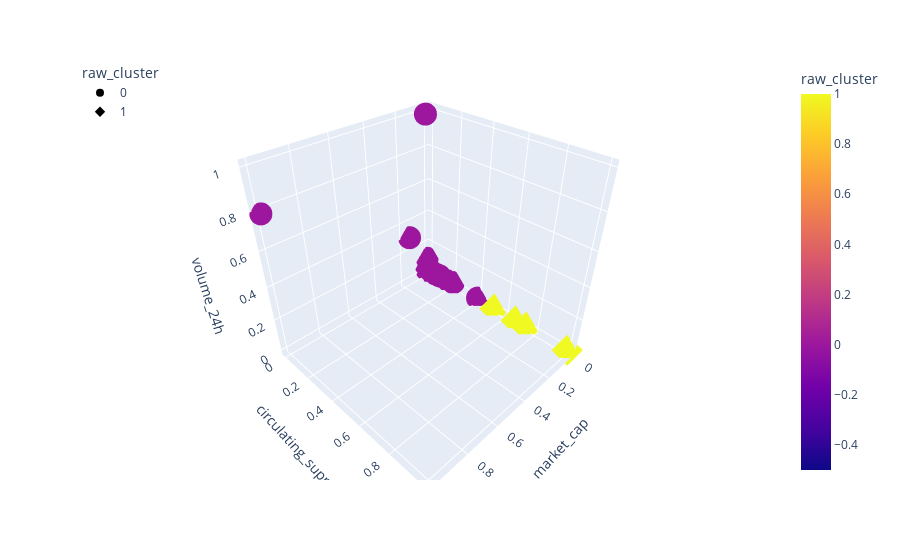

Notebook code for this chart:
### Code cell
fig = px.scatter_3d(
    test_spectral,
    x="market_cap",
    y="circulating_suppy",
    z="volume_24h",
    hover_name=test_spectral.index,
    hover_data=["price"],
    color="raw_cluster",
    symbol="raw_cluster",
#     size="TotalCoinSupply",
    width=800,
)
fig.update_layout(legend=dict(x=0, y=1))
fig.show()

### Figure 1 — Plotly figure (JSON) as saved in the notebook; plotly's stock layout.template omitted (floating-point values rounded to 4 significant figures; data arrays with more than 128 entries replaced by an {"elided": "..."} marker saying what was removed)
{"data": [{"customdata": {"elided": "196x1 float values"}, "hovertemplate": "<b>%{hovertext}</b><br><br>raw_cluster=%{marker.color}<br>market_cap=%{x}<br>circulating_suppy=%{y}<br>volume_24h=%{z}<br>price=%{customdata[0]}<extra></extra>", "hovertext": {"elided": "196 str values"}, "legendgroup": "0", "marker": {"color": {"elided": "196 int values"}, "coloraxis": "coloraxis", "symbol": "circle"}, "mode": "markers", "name": "0", "scene": "scene", "showlegend": true, "type": "scatter3d", "x": {"elided": "196 float values"}, "y": {"elided": "196 float values"}, "z": {"elided": "196 float values"}}, {"customdata": [[6.987e-08], [3.526e-08], [1.541e-08], [0]], "hovertemplate": "<b>%{hovertext}</b><br><br>raw_cluster=%{marker.color}<br>market_cap=%{x}<br>circulating_suppy=%{y}<br>volume_24h=%{z}<br>price=%{customdata[0]}<extra></extra>", "hovertext": ["HOT", "BTT", "NPXS", "WIN"], "legendgroup": "1", "marker": {"color": [1, 1, 1, 1], "coloraxis": "coloraxis", "symbol": "diamond"}, "mode": "markers", "name": "1", "scene": "scene", "showlegend": true, "type": "scatter3d", "x": [0.0005974, 0.0003964, 0.0001962, 3.522e-05], "y": [0.5285, 0.6772, 0.748, 1], "z": [0.0003659, 0.001083, 0.0001759, 6.721e-05]}], "layout": {"autosize": true, "coloraxis": {"colorbar": {"title": {"text": "raw_cluster"}}, "colorscale": [[0, "#0d0887"], [0.1111, "#46039f"], [0.2222, "#7201a8"], [0.3333, "#9c179e"], [0.4444, "#bd3786"], [0.5556, "#d8576b"], [0.6667, "#ed7953"], [0.7778, "#fb9f3a"], [0.8889, "#fdca26"], [1, "#f0f921"]]}, "legend": {"title": {"text": "raw_cluster"}, "tracegroupgap": 0, "x": 0, "y": 1}, "margin": {"t": 60}, "scene": {"aspectmode": "auto", "aspectratio": {"x": 1, "y": 1, "z": 1}, "domain": {"x": [0, 1], "y": [0, 1]}, "xaxis": {"title": {"text": "market_cap"}, "type": "linear"}, "yaxis": {"title": {"text": "circulating_suppy"}, "type": "linear"}, "zaxis": {"title": {"text": "volume_24h"}, "type": "linear"}}}}
